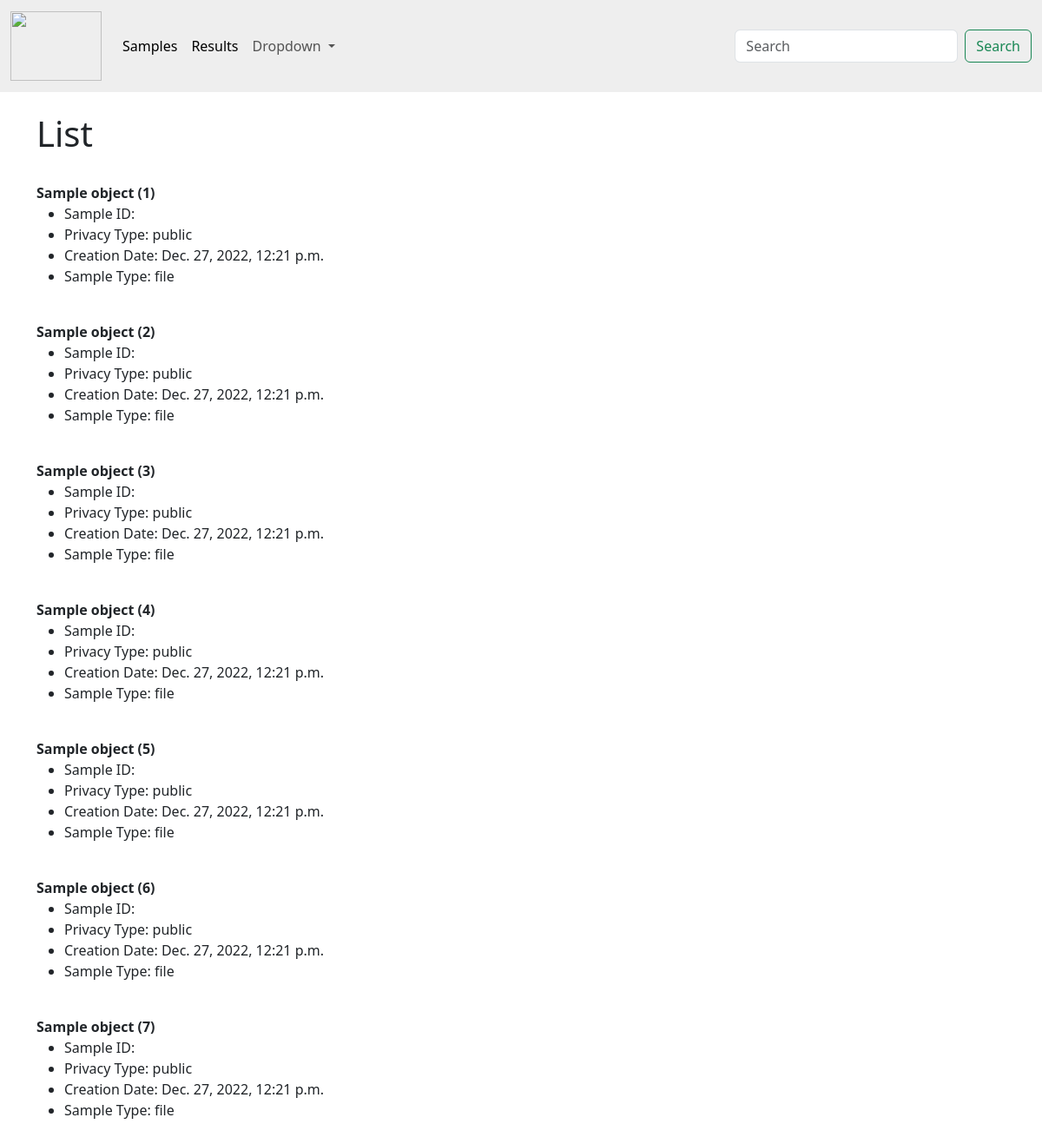
Page /list on the earlier database version.
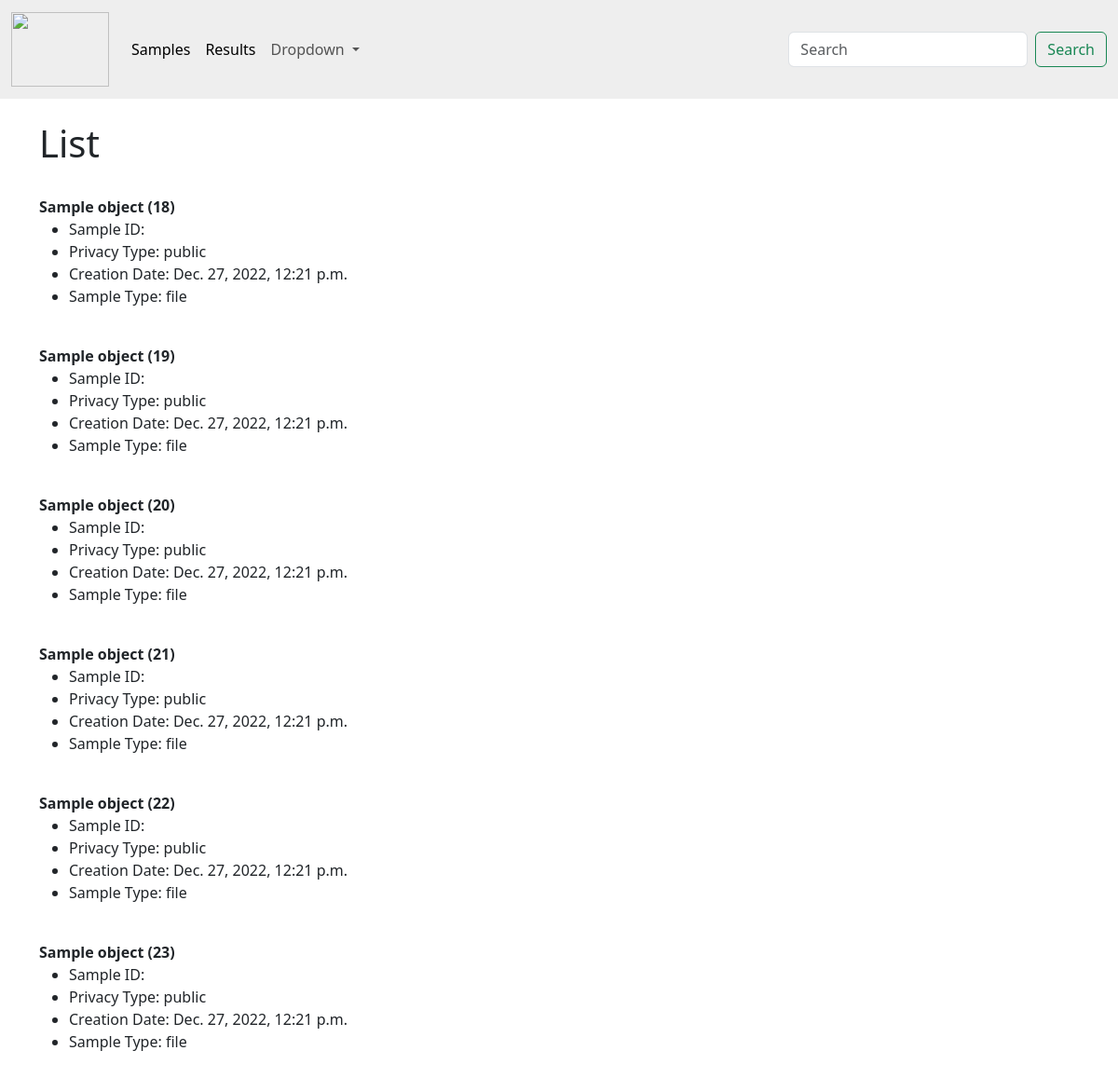
Same page on the later database version.
### mainapp/models.py (models this page shows, shortened)
class Sample(models.Model):
	ReportID = models.IntegerField("UserID", null=True)
	models.ManyToOneRel(field= Report, field_name='Report_ID', to=ReportID ,on_delete=models.RESTRICT)
	Privacy_Type = models.CharField('Privacy Type', max_length=8)
	Create_Date = models.DateTimeField('Creation Date')
	Sample_Type = models.CharField("Sample Type", max_length=5)
	UserID = models.IntegerField("UserID", null=True)
	models.ManyToOneRel(field= FahisUser, field_name='User_ID', to=UserID ,on_delete=models.RESTRICT)
	Sample_Address = models.TextField("Sample Address", null=True)

### mainapp/views.py (the view)
# urls.py: path('list', views.dbList, name="db-list"),
def dbList(rquest):
	sample_list = Sample.objects.all()
	return render(rquest, 'mainapp/dbList.html', {'sample_list': sample_list})

### mainapp/templates/mainapp/dbList.html
{% extends 'mainapp/base.html' %}
{% block content %}
	<h1>List</h1><br/>
	{% for sample in sample_list %}
		<strong>{{ sample }}</strong>
		<ul>
		<li>Sample ID: {{ sample.Sample_ID }}</li>
		<li>Privacy Type: {{ sample.Privacy_Type }}</li>
		<li>Creation Date: {{ sample.Create_Date }}</li>
		<li>Sample Type: {{ sample.Sample_Type }}</li>
		</ul>
		<br/>
	{% endfor %}
{% endblock %}

Differences in the rows shown:
removed Sample: id "Sample object (1)", Privacy_Type "public", Create_Date "Dec. 27, 2022, 12:21 p.m.", Sample_Type "file"
removed Sample: id "Sample object (2)", Privacy_Type "public", Create_Date "Dec. 27, 2022, 12:21 p.m.", Sample_Type "file"
removed Sample: id "Sample object (3)", Privacy_Type "public", Create_Date "Dec. 27, 2022, 12:21 p.m.", Sample_Type "file"
removed Sample: id "Sample object (4)", Privacy_Type "public", Create_Date "Dec. 27, 2022, 12:21 p.m.", Sample_Type "file"
removed Sample: id "Sample object (5)", Privacy_Type "public", Create_Date "Dec. 27, 2022, 12:21 p.m.", Sample_Type "file"
removed Sample: id "Sample object (6)", Privacy_Type "public", Create_Date "Dec. 27, 2022, 12:21 p.m.", Sample_Type "file"
removed Sample: id "Sample object (7)", Privacy_Type "public", Create_Date "Dec. 27, 2022, 12:21 p.m.", Sample_Type "file"
added Sample: id "Sample object (18)", Privacy_Type "public", Create_Date "Dec. 27, 2022, 12:21 p.m.", Sample_Type "file"
added Sample: id "Sample object (19)", Privacy_Type "public", Create_Date "Dec. 27, 2022, 12:21 p.m.", Sample_Type "file"
added Sample: id "Sample object (20)", Privacy_Type "public", Create_Date "Dec. 27, 2022, 12:21 p.m.", Sample_Type "file"
added Sample: id "Sample object (21)", Privacy_Type "public", Create_Date "Dec. 27, 2022, 12:21 p.m.", Sample_Type "file"
added Sample: id "Sample object (22)", Privacy_Type "public", Create_Date "Dec. 27, 2022, 12:21 p.m.", Sample_Type "file"
added Sample: id "Sample object (23)", Privacy_Type "public", Create_Date "Dec. 27, 2022, 12:21 p.m.", Sample_Type "file"
